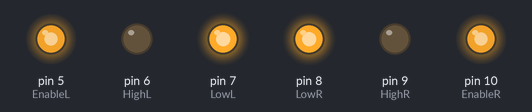
Recording of a sketch running on a simulated Arduino Uno, built with avr-gcc and run on an emulated ATmega328P. Parts: output pins drawn as LEDs (lit = HIGH).

Above: at 0.1 s.
Timing chart, 0 to 1.6 s (numbered marks = the images above):
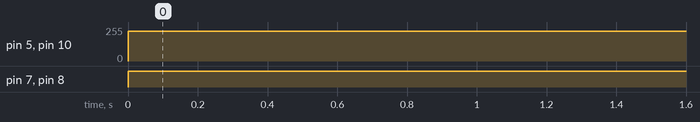

Measured:
- by itself, pin 5 (EnableL), pin 10 (EnableR): 0/255 → 225/255 at 0.00 s
- by itself, pin 7 (LowL), pin 8 (LowR): LOW → HIGH at 0.00 s

The sketch:

Arduino.ino
```cpp
const int EnableL=5;
const int HighL=6;
const int LowL=7;

const int EnableR=10;
const int HighR=9;
const int LowR=8;

void setup() {
  // put your setup code here, to run once:
  pinMode(EnableL,OUTPUT);
  pinMode(HighL,OUTPUT);
  pinMode(LowL,OUTPUT);

  pinMode(EnableR,OUTPUT);
  pinMode(HighR,OUTPUT);
  pinMode(LowR,OUTPUT);
}
void Forward(){
  digitalWrite(HighL,LOW);
  digitalWrite(LowL,HIGH);
  analogWrite(EnableL,225);

  digitalWrite(HighR,LOW);
  digitalWrite(LowR,HIGH);
  analogWrite(EnableR,225);
}

void Backward(){
  digitalWrite(HighL,HIGH);
  digitalWrite(LowL,LOW);
  analogWrite(EnableL,225);

  digitalWrite(HighR,HIGH);
  digitalWrite(LowR,LOW);
  analogWrite(EnableR,225);
}

void loop() {
  // put your main code here, to run repeatedly:
  Forward();

}
```
